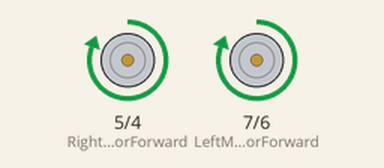
Recording of a sketch running on a simulated Arduino Uno, built with avr-gcc and run on an emulated ATmega328P. Parts: motor-driver pin pairs drawn as motors (green arrow = first pin HIGH = forward, orange = second pin HIGH = backward, longer = more drive).

Above: at 1.5 s.
At 7.5 s:
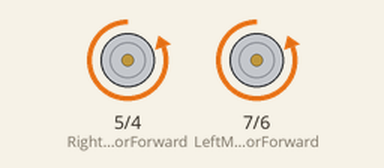
At 10.5 s:
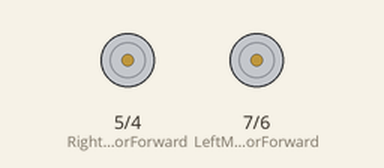
Timing chart, 0 to 15.6 s (numbered marks = the images above):
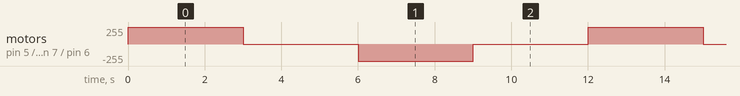

The sketch:

car_main.ino
```cpp
#include <Servo.h>          //Servo motor library. This is standard library
#include <NewPing.h>        //Ultrasonic sensor function library. You must install this library


//our L298N control pins
const int LeftMotorForward = 7;
const int LeftMotorBackward = 6;
const int RightMotorForward = 5;
const int RightMotorBackward = 4;


void setup() {

  pinMode(RightMotorForward, OUTPUT);
  pinMode(LeftMotorForward, OUTPUT);
  pinMode(LeftMotorBackward, OUTPUT);
  pinMode(RightMotorBackward, OUTPUT);

}

void loop() {

    digitalWrite(LeftMotorForward, HIGH);
    digitalWrite(RightMotorForward, HIGH);
    delay(3000);

    digitalWrite(LeftMotorForward, LOW);
    digitalWrite(RightMotorForward, LOW);
    delay(3000);

    digitalWrite(LeftMotorBackward, HIGH);
    digitalWrite(RightMotorBackward, HIGH);
    delay(3000);

    digitalWrite(LeftMotorBackward, LOW);
    digitalWrite(RightMotorBackward, LOW);
    delay(3000);

}
```

Measured:
- by itself, motor on pin 5 (RightMotorForward) / pin 4 (RightMotorBackward), motor on pin 7 (LeftMotorForward) / pin 6 (LeftMotorBackward): repeats every 12.0 s: stopped 3.0 s, backward 255/255 3.0 s, stopped 3.0 s, forward 255/255 3.0 s
